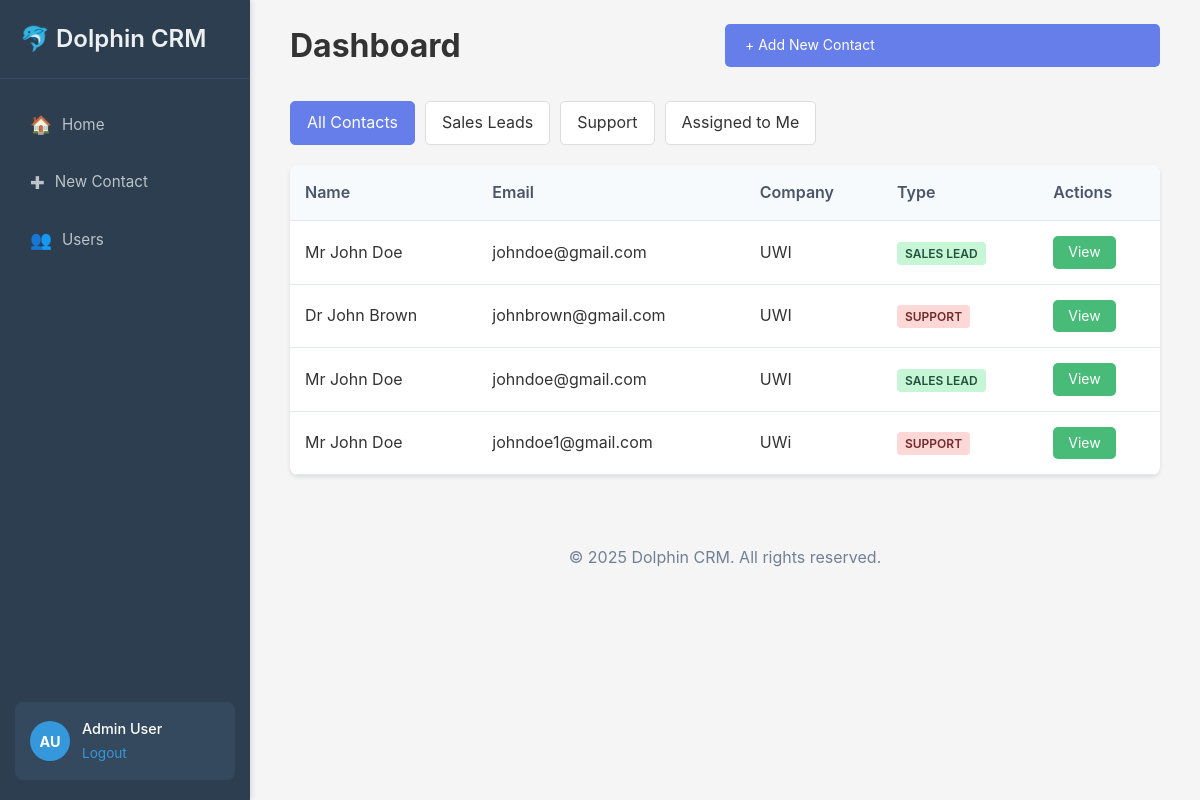
The app's page /dashboard.php (signed in) with its own data.
### tables this page shows
CREATE TABLE `contacts` (
  `id` int(11) NOT NULL,
  `title` varchar(10) DEFAULT NULL,
  `firstname` varchar(50) NOT NULL,
  `lastname` varchar(50) NOT NULL,
  `email` varchar(100) NOT NULL,
  `telephone` varchar(20) DEFAULT NULL,
  `company` varchar(100) DEFAULT NULL,
  `type` enum('Sales Lead','Support') NOT NULL,
  `assigned_to` int(11) DEFAULT NULL,
  `created_by` int(11) DEFAULT NULL,
  `created_at` timestamp NOT NULL DEFAULT current_timestamp(),
  `updated_at` timestamp NOT NULL DEFAULT current_timestamp() ON UPDATE current_timestamp()
);

### includes/auth.php (called while the page is built, shortened)
<?php
function isAdmin() {
    return isset($_SESSION['role']) && $_SESSION['role'] === 'Admin';
}
?>

### dashboard.php (the view, shortened to what this page needs)
<?php
require_once 'includes/auth.php';
require_once 'includes/functions.php';
$filter = $_GET['filter'] ?? 'all';
$conn = getDBConnection();
switch ($filter) {
    default:
        $sql = "SELECT * FROM contacts";
        $params = [];
}
$stmt = $conn->prepare($sql);
$stmt->execute($params ?? []);
$contacts = $stmt->fetchAll(PDO::FETCH_ASSOC);
?>
<!DOCTYPE html>
<html lang="en">
<head>
    <link rel="stylesheet" href="assets/css/styles.css">
</head>
<body>
    <?php include 'includes/aside.php'; ?>
    <div class="main-content">
        <div class="container">
            <div class="dashboard-header">
                <h1>Dashboard</h1>
                <a href="contacts/new.php" class="btn btn-primary">+ Add New Contact</a>
            </div>
        <div class="filters">
            <a href="?filter=all" class="<?php echo $filter === 'all' ? 'active' : ''; ?>">All Contacts</a>
            <a href="?filter=sales" class="<?php echo $filter === 'sales' ? 'active' : ''; ?>">Sales Leads</a>
            <a href="?filter=support" class="<?php echo $filter === 'support' ? 'active' : ''; ?>">Support</a>
            <a href="?filter=assigned" class="<?php echo $filter === 'assigned' ? 'active' : ''; ?>">Assigned to Me</a>
        </div>
          <div class="contacts-table">
            <table>
                <thead>
                    <tr>
                        <th>Name</th>
                        <th>Email</th>
                        <th>Company</th>
                        <th>Type</th>
                        <th>Actions</th>
                    </tr>
                </thead>
                <tbody>
                    <?php foreach ($contacts as $contact): ?>
                    <tr>
                        <td><?php echo htmlspecialchars($contact['title'] . ' ' . $contact['firstname'] . ' ' . $contact['lastname']); ?></td>
                        <td><?php echo htmlspecialchars($contact['email']); ?></td>
                        <td><?php echo htmlspecialchars($contact['company']); ?></td>
                        <td><span class="type-badge <?php echo strtolower(str_replace(' ', '-', $contact['type'])); ?>"><?php echo $contact['type']; ?></span></td>
                        <td><a href="contacts/view.php?id=<?php echo $contact['id']; ?>" class="btn btn-view">View</a></td>
                    </tr>
                    <?php endforeach; ?>
                </tbody>
            </table>
        </div>
        </div>
        <?php include 'includes/footer.php'; ?>
    </div>
</body>
</html>

### includes/aside.php (shortened to what this page needs)
<aside class="aside">
    <link rel="stylesheet" href="assets/css/styles.css">
    <div class="header-left">
        <h1>🐬 Dolphin CRM</h1>
    </div>
    <div class="aside-content">
        <nav class="aside-nav">
            <a href="dashboard.php" class="nav-link">
                <span class="nav-icon">🏠</span> <span>Home</span>
            </a>
            <a href="contacts/new.php" class="nav-link">
                <span class="nav-icon">✚</span> <span>New Contact</span>
            </a>
            <?php if (isAdmin()): ?>
                <a href="users/list.php" class="nav-link">
                    <span class="nav-icon">👥</span> <span>Users</span>
                </a>
            <?php endif; ?>
        </nav>
        <div class="user-info">
            <div class="user-avatar">
                <?php
                $firstInitial = isset($_SESSION['firstname']) ? substr($_SESSION['firstname'], 0, 1) : 'U';
                $lastInitial = isset($_SESSION['lastname']) ? substr($_SESSION['lastname'], 0, 1) : 'S';
                echo $firstInitial . $lastInitial;
                ?>
            </div>
            <div class="user-details">
                <span class="user-name">
                    <?php
                    if (isset($_SESSION['firstname']) && isset($_SESSION['lastname'])) {
                        echo htmlspecialchars($_SESSION['firstname'] . ' ' . $_SESSION['lastname']);
                    } else {
                        echo 'User Name';
                    }
                    ?>
                </span>
                <a href="logout.php" class="logout-btn">Logout</a>
            </div>
        </div>
    </div>
</aside>

### includes/footer.php
<footer class="footer">
    <p>© <?php echo date('Y'); ?> Dolphin CRM. All rights reserved.</p>
</footer>

### assets/css/styles.css (style rules this page uses)
* { margin: 0; padding: 0; box-sizing: border-box; }
body { font-family: -apple-system, BlinkMacSystemFont, 'Segoe UI', Roboto, Oxygen, Ubuntu, sans-serif; line-height: 1.6; color: #333; background-color: #f5f5f5; }
.aside { width: 250px; height: 100vh; background-color: #2c3e50; color: white; display: flex; flex-direction: column; position: fixed; left: 0; top: 0; box-shadow: 2px 0 5px rgba(0, 0, 0, 0.1); z-index: 100; }
.header-left { padding: 20px; border-bottom: 1px solid #34495e; }
.header-left h1 { margin: 0; font-size: 1.5rem; font-weight: 600; color: #ecf0f1; }
.aside-content { flex: 1; display: flex; flex-direction: column; justify-content: space-between; padding: 20px 0; }
.aside-nav { display: flex; flex-direction: column; gap: 5px; padding: 0 15px; }
.nav-link { display: flex; align-items: center; padding: 12px 15px; color: #bdc3c7; text-decoration: none; border-radius: 5px; transition: all 0.3s ease; font-size: 0.95rem; }
.nav-icon { margin-right: 10px; font-size: 1.1rem; }
.main-content { margin-left: 250px; padding: 20px; min-height: 100vh; }
.user-info { display: flex; align-items: center; padding: 15px; background-color: #34495e; margin: 0 15px; border-radius: 8px; gap: 12px; }
.user-avatar { width: 40px; height: 40px; background-color: #3498db; border-radius: 50%; display: flex; align-items: center; justify-content: center; font-weight: bold; font-size: 0.9rem; color: white; flex-shrink: 0; }
.user-details { display: flex; flex-direction: column; flex: 1; }
.user-name { font-weight: 500; font-size: 0.9rem; margin-bottom: 3px; }
.logout-btn { color: #3498db; text-decoration: none; font-size: 0.85rem; transition: color 0.3s ease; }
.btn { padding: 10px 20px; border: none; border-radius: 5px; cursor: pointer; text-decoration: none; display: inline-block; font-size: 14px; transition: all 0.3s; }
.btn-primary { width: 50%; background: #667eea; color: white; }
.btn-view { background: #48bb78; color: white; padding: 5px 15px; }
.container { max-width: 1200px; margin: 0 auto; padding: 0 20px; }
.dashboard-header { display: flex; justify-content: space-between; align-items: center; margin-bottom: 30px; }
.filters { display: flex; gap: 10px; margin-bottom: 20px; }
.filters a { padding: 8px 16px; background: white; border: 1px solid #ddd; border-radius: 5px; text-decoration: none; color: #333; }
.filters a.active { background: #667eea; color: white; border-color: #667eea; }
.contacts-table, .users-table { background: white; border-radius: 8px; overflow: hidden; box-shadow: 0 2px 4px rgba(0,0,0,0.1); }
table { width: 100%; border-collapse: collapse; }
thead { background: #f7fafc; }
th, td { padding: 15px; text-align: left; border-bottom: 1px solid #e2e8f0; }
th { font-weight: 600; color: #4a5568; }
.type-badge, .role-badge { padding: 4px 8px; border-radius: 4px; font-size: 12px; font-weight: 600; text-transform: uppercase; }
.type-badge.sales-lead { background: #c6f6d5; color: #22543d; }
.type-badge.support { background: #fed7d7; color: #742a2a; }
.footer { text-align: center; padding: 20px; color: #718096; margin-top: 50px; }

### records on screen
contacts: title+firstname+lastname "Mr John Doe", email "johndoe@gmail.com", company "UWI", type "SALES LEAD"
contacts: title+firstname+lastname "Dr John Brown", email "johnbrown@gmail.com", company "UWI", type "SUPPORT"
contacts: title+firstname+lastname "Mr John Doe", email "johndoe@gmail.com", company "UWI", type "SALES LEAD"
contacts: title+firstname+lastname "Mr John Doe", email "johndoe1@gmail.com", company "UWi", type "SUPPORT"

### other values on screen
$firstInitial "A"
$lastInitial "U"
$_SESSION['firstname'] . ' ' . $_SESSION['lastname'] "Admin User"
